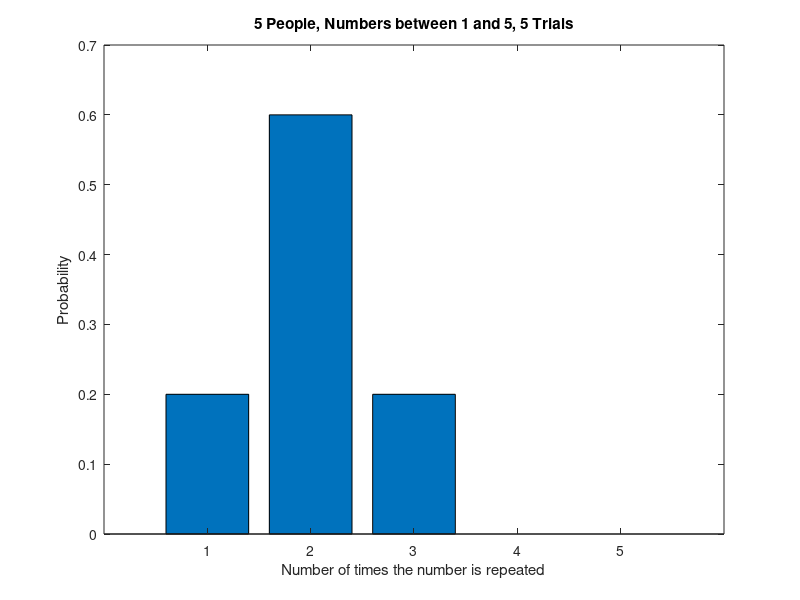

The MATLAB script that drew this image:
% Homework Program 2

% Name: Kim, TaeWon
% Section: 30
% Date: 10/05/2016

% Get inputs
r = input('Enter the value for r: ')
u = input('Enter the value for u: ')
n = input('Enter the value for n: ')

% Create Matrix A

A = randi(u,n,r);

% Create Matrix B

B = A(:,2:end);

% Create Matrix C

C = repmat(A(:,1),1,size(B,2));

% Calculate Matrix D

D = B == C;

% Calculate Matrix E

E = sum(D,2);

% Calculate tally and reps

[tally,reps] = hist(E,0:r-1);

% Find desired probabilities

probs = tally / n;

% Plot bar graph of results

bar(probs)
xlabel('Number of times the number is repeated')
ylabel('Probability')
title(sprintf('%u People, Numbers between 1 and %u, %u Trials',r,u,n))

% Create  a results matrix

Results = [[reps];[probs]]'

% Results of r=20, u=10, n=10^4:


%         0    0.1366
%    1.0000    0.2856
%    2.0000    0.2898
%    3.0000    0.1776
%    4.0000    0.0768
%    5.0000    0.0263
%    6.0000    0.0061
%    7.0000    0.0011
%    8.0000    0.0001
%    9.0000         0
%   10.0000         0
%   11.0000         0
%   12.0000         0
%   13.0000         0
%   14.0000         0
%   15.0000         0
%   16.0000         0
%   17.0000         0
%   18.0000         0
%   19.0000         0

% Results of r=10, u=6, n=10^6:

%         0    0.1937
%    1.0000    0.3488
%    2.0000    0.2789
%    3.0000    0.1308
%    4.0000    0.0389
%    5.0000    0.0077
%    6.0000    0.0011
%    7.0000    0.0001
%    8.0000    0.0000
%    9.0000    0.0000

